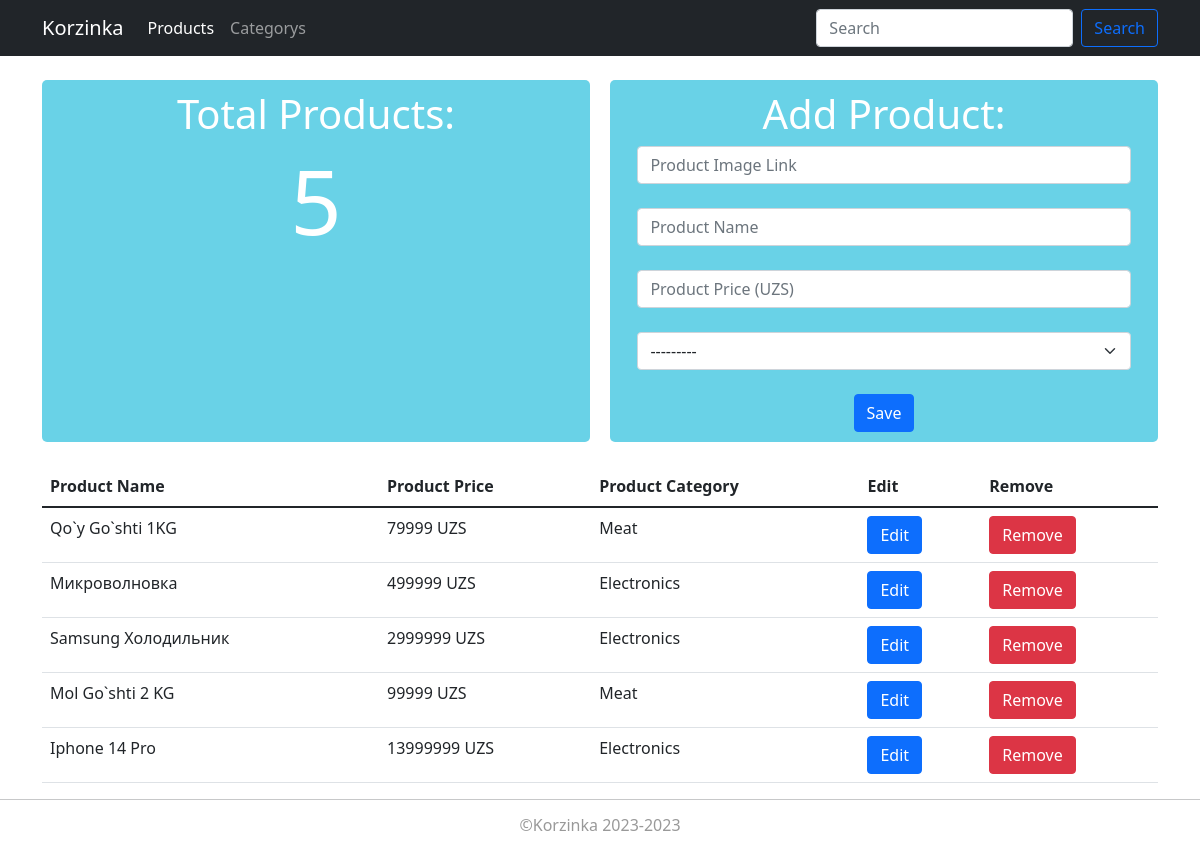
Screenshot of /manage/ with the database file from the repository.
### main/models.py (models this page shows, shortened)
class Product(models.Model):
	img = models.TextField('Product Image Link')
	name = models.TextField('Product Name')
	price = models.IntegerField('Product Price (UZS)')
	pub_date = models.DateTimeField(auto_now_add = True)
	category = models.ForeignKey(Categorys, on_delete = models.CASCADE)

class Categorys(models.Model):
	name = models.CharField('Category', max_length = 20)
	def __str__(self):
		return self.name

### control/views.py (the view)
# urls.py: path('', views.home, name='manage'),
def home(request):
	if request.method == 'POST':
		form = ProductForm(request.POST)
		form.save()
	count = Product.objects.count()
	products = Product.objects.order_by('-pub_date')
	form = ProductForm()
	context = {
		'count':count,
		'form':form,
		'products':products
	}
	return render(request, 'control/index.html', context)

### control/forms.py
class ProductForm(ModelForm):
	class Meta:
		model = Product
		fields = ['img', 'name', 'price', 'category']
		widgets = {
			'img':TextInput(attrs={
				'class':'form-control add_form',
				'placeholder':'Product Image Link'
			}),
			'name':TextInput(attrs={
				'class':'form-control add_form',
				'placeholder':'Product Name'
			}),
			'price':NumberInput(attrs={
				'class':'form-control add_form',
				'placeholder':'Product Price (UZS)'
			}),
			'category':Select(attrs={
				'class':'form-select add_form',
			})
		}

### control/templates/control/index.html (shortened to what this page needs)
{% extends 'control_base.html' %}
{% block content %}
	<nav class="navbar navbar-expand-lg navbar-dark bg-dark">
  <div class="container">
    <a class="navbar-brand" href="{% url 'manage' %}">Korzinka</a>
    <div class="collapse navbar-collapse" id="navbarSupportedContent">
      <ul class="navbar-nav me-auto mb-2 mb-lg-0">
        <li class="nav-item">
          <a class="nav-link active" aria-current="page" href="{% url 'manage' %}">Products</a>
        </li>
        <li class="nav-item">
          <a class="nav-link" href="{% url 'categorys' %}">Categorys</a>
        </li>
      </ul>
      <form class="d-flex" action="{% url 'search_admin' %}" method="GET">
        <input class="form-control me-2" name="search_admin" type="search" placeholder="Search" aria-label="Search">
        <button class="btn btn-outline-primary" type="submit">Search</button>
      </form>
    </div>
  </div>
</nav>
<br>
<div class="container">
	<div class="info">
		<div class="info-box">
			<div class="total text-white">
				<h1>Total Products:</h1>
                <h1 class="count_info">{{count}}</h1>
			</div>
		</div>
		<div class="info-box">
			<div class="add_product text-white">
				<h1>Add Product:</h1>
                <form method="POST">
                    {{form.img}} <br>
                    {{form.name}} <br>
                    {{form.price}} <br>
                    {{form.category}} <br>
                    <button class="btn btn-primary" type="submit">Save</button>
                </form>
			</div>
		</div>
	</div>
    <br>
    {% if products %}
        <table class="table">
            <thead>
                <tr>
                  <th scope="col">Product Name</th>
                  <th scope="col">Product Price</th>
                  <th scope="col">Product Category</th>
                  <th scope="col">Edit</th>
                  <th scope="col">Remove</th>
                </tr>
            </thead>
            <tbody>
                {% for p in products %}
                    <tr class="admin-table__item">
                      <td>{{p.name}}</td>
                      <td>{{p.price}} UZS</td>
                      <td>{{p.category}}</td>
                      <td><a href="{% url 'edit' p.id %}" class="btn btn-primary">Edit</a></td>
                      <td><a href="{% url 'remove' p.id %}" class="btn btn-danger">Remove</a></td>
                    </tr>
                {% endfor %}
          </tbody>
        </table>
    {% else %}
        <h1 class="text-center">No Products Yet!</h1>
    {% endif %}
</div>
<hr>
<footer>
    <h6 class="footer__text text-center">&copyKorzinka 2023-2023</h6>
</footer>
{% endblock %}

### control/templates/control_base.html (shortened to what this page needs)
{% load static %}
<!DOCTYPE html>
<html lang="en">
<head>
	<link href="https://cdn.jsdelivr.net/npm/bootstrap@5.1.3/dist/css/bootstrap.min.css" rel="stylesheet">
	<link rel="stylesheet" href="{% static 'style/control_style.css' %}">
</head>
<body>
	{% block content %}
	{% endblock %}
</body>
</html>

### main/static/style/control_style.css (style rules this page uses)
.info { display: grid; grid-template-columns: repeat(2, 1fr); grid-gap: 20px; }
.info-box { background-color: #69d2e7; text-align: center; border-radius: 5px; padding: 10px 0px; }
.count_info { font-size: 90px; }
.add_form { width: 90%; margin: 0 auto; }
table th { background-color: #0d6efd; }
.admin-table__item { border-radius: 5px; transition: 0.15s; }
.footer__text { color: #999; text-align: center; }

### rows the page displays
Product: name "Qo`y Go`shti 1KG", price "79999", category "Meat"
Product: name "Микроволновка", price "499999", category "Electronics"
Product: name "Samsung Холодильник", price "2999999", category "Electronics"
Product: name "Mol Go`shti 2 KG", price "99999", category "Meat"
Product: name "Iphone 14 Pro", price "13999999", category "Electronics"

### other values shown
{{ count }} "5"
